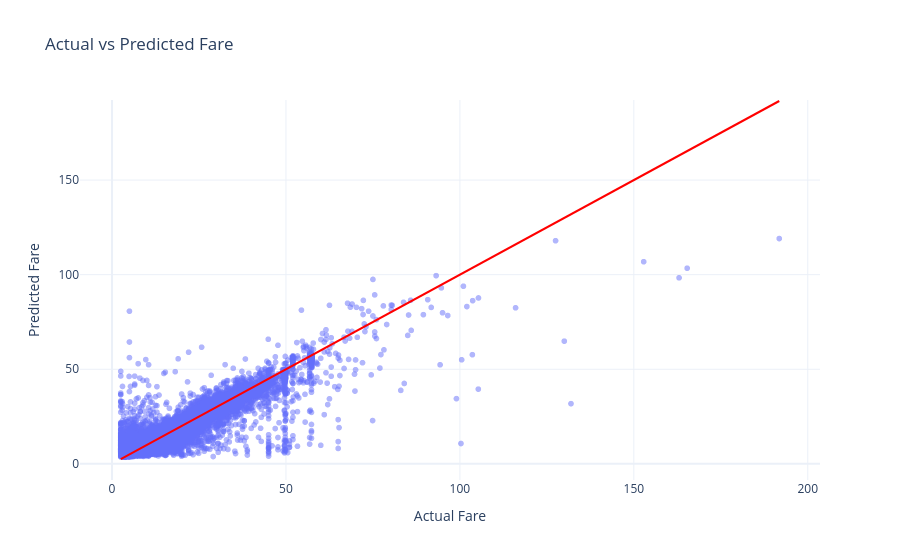

Write notebook code for a chart like this one.
### Markdown cell above
## Observation
Residuals are centered around zero
Error variance increases for larger predicted fares.
No strong systematic bias is visible.

## Business Insight
The Random Forest model captures the overall fare pattern well, though prediction uncertainty grows for high-value trips.

### Code cell
fig = px.scatter(
    comparison,
    x="Actual Fare",
    y="Predicted Fare",
    opacity=0.5,
    title="Actual vs Predicted Fare",
    template="plotly_white"
)

fig.add_shape(
    type="line",
    x0=comparison["Actual Fare"].min(),
    y0=comparison["Actual Fare"].min(),
    x1=comparison["Actual Fare"].max(),
    y1=comparison["Actual Fare"].max(),
    line=dict(color="red")
)

fig.show()

### Figure 1 — Plotly figure (JSON) as saved in the notebook; plotly's stock layout.template omitted (floating-point values rounded to 4 significant figures; data arrays with more than 128 entries replaced by an {"elided": "..."} marker saying what was removed)
{"data": [{"hovertemplate": "Actual Fare=%{x}<br>Predicted Fare=%{y}<extra></extra>", "legendgroup": "", "marker": {"color": "#636efa", "opacity": 0.5, "symbol": "circle"}, "mode": "markers", "name": "", "showlegend": false, "type": "scattergl", "x": {"elided": "39067 float values"}, "xaxis": "x", "y": {"elided": "39067 float values"}, "yaxis": "y"}], "layout": {"legend": {"tracegroupgap": 0}, "shapes": [{"line": {"color": "red"}, "type": "line", "x0": 2.5, "x1": 191.8, "y0": 2.5, "y1": 191.8}], "title": {"text": "Actual vs Predicted Fare"}, "xaxis": {"anchor": "y", "domain": [0, 1], "title": {"text": "Actual Fare"}}, "yaxis": {"anchor": "x", "domain": [0, 1], "title": {"text": "Predicted Fare"}}}}
